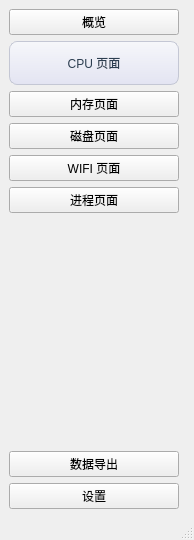
<?xml version="1.0" encoding="UTF-8"?>
<ui version="4.0">
 <class>MainWindow</class>
 <widget class="QMainWindow" name="MainWindow">
  <property name="geometry">
   <rect>
    <x>0</x>
    <y>0</y>
    <width>105</width>
    <height>540</height>
   </rect>
  </property>
  <property name="windowTitle">
   <string>系统性能监控工具</string>
  </property>
  <widget class="QWidget" name="centralwidget">
   <layout class="QHBoxLayout" name="horizontalLayout">
    <item>
     <layout class="QVBoxLayout" name="verticalLayout">
      <item>
       <widget class="QPushButton" name="btnOverview">
        <property name="text">
         <string>概览</string>
        </property>
       </widget>
      </item>
      <item>
       <widget class="QPushButton" name="btnCpu">
        <property name="text">
         <string>CPU 页面</string>
        </property>
        <property name="styleSheet">
         <string notr="true">
QPushButton {
    background: qlineargradient(x1:0, y1:0, x2:0, y2:1, stop:0 #f6f7fa, stop:1 #e3e4f2);
    border: 1px solid #c4c7d4;
    border-radius: 8px;
    padding: 12px 24px;
    color: #2c3e50;
    min-width: 120px;
}
QPushButton:hover {
    background: qlineargradient(x1:0, y1:0, x2:0, y2:1, stop:0 #2196F3, stop:1 #1976D2);
    color: white;
}
QPushButton:checked {
    background: #1976D2;
    border-color: #1565C0;
    color: white;
}
         </string>
        </property>
       </widget>
      </item>
      <item>
       <widget class="QPushButton" name="btnMemory">
        <property name="text">
         <string>内存页面</string>
        </property>
       </widget>
      </item>
      <item>
       <widget class="QPushButton" name="btnDisk">
        <property name="text">
         <string>磁盘页面</string>
        </property>
       </widget>
      </item>
      <item>
       <widget class="QPushButton" name="btnNetwork">
        <property name="text">
         <string>WIFI 页面</string>
        </property>
       </widget>
      </item>
      <item>
       <widget class="QPushButton" name="btnProcess">
        <property name="text">
         <string>进程页面</string>
        </property>
       </widget>
      </item>
      <item>
       <spacer name="spacer">
        <property name="orientation">
         <enum>Qt::Orientation::Vertical</enum>
        </property>
        <property name="sizeHint" stdset="0">
         <size>
          <width>0</width>
          <height>0</height>
         </size>
        </property>
       </spacer>
      </item>
      <item>
       <widget class="QPushButton" name="btnExport">
        <property name="text">
         <string>数据导出</string>
        </property>
       </widget>
      </item>
      <item>
       <widget class="QPushButton" name="btnSettings">
        <property name="text">
         <string>设置</string>
        </property>
       </widget>
      </item>
     </layout>
    </item>
    <item>
     <widget class="QStackedWidget" name="pageStack"/>
    </item>
   </layout>
  </widget>
  <widget class="QMenuBar" name="menubar">
   <property name="geometry">
    <rect>
     <x>0</x>
     <y>0</y>
     <width>105</width>
     <height>21</height>
    </rect>
   </property>
  </widget>
  <widget class="QStatusBar" name="statusbar"/>
 </widget>
 <resources/>
 <connections/>
</ui>
